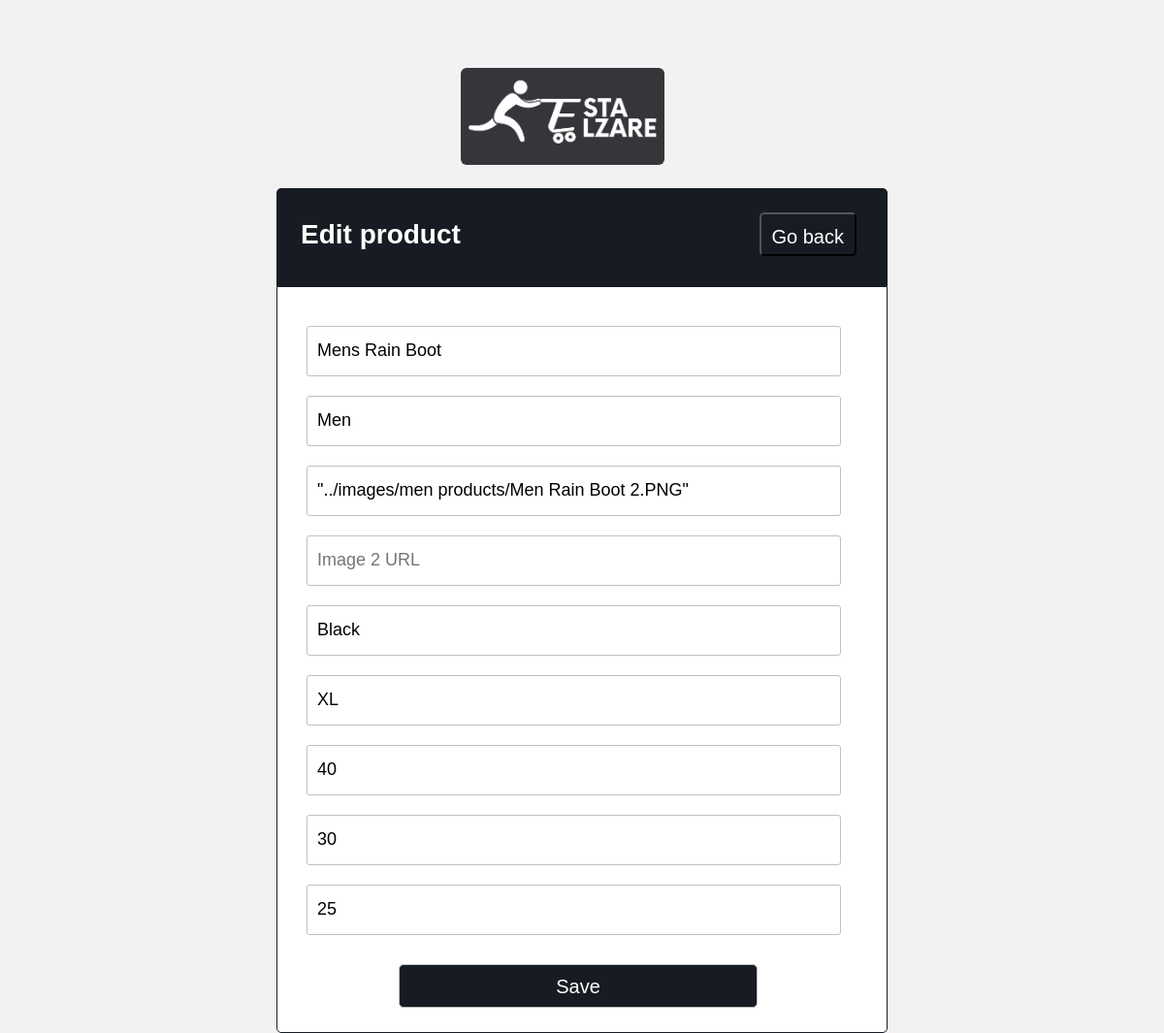
/elzareesta/php/editproduct.php?id=31, run on the app's committed database.
### tables this page shows
CREATE TABLE `product` (
  `productID` int(21) NOT NULL,
  `productName` text DEFAULT NULL,
  `categoryID` int(21) DEFAULT NULL,
  `color` varchar(15) NOT NULL,
  `size` varchar(5) NOT NULL,
  `price` int(6) DEFAULT NULL,
  `discountPrice` int(6) DEFAULT NULL,
  `discount` int(6) DEFAULT NULL,
  `rate` int(3) DEFAULT NULL,
  `img1` text NOT NULL
);

CREATE TABLE `category` (
  `categoryID` int(21) NOT NULL,
  `categoryName` text DEFAULT NULL,
  `description` text DEFAULT NULL
);

### elzareesta/php/editproduct.php (the view, shortened to what this page needs)
<?php
require("conn.php");
$sql = "select *from product where productID= ?;";
$statement = mysqli_stmt_init($conn);
if (!mysqli_stmt_prepare($statement,$sql)){
        echo "sql stmt failed";
    }else{
        mysqli_stmt_bind_param($statement, "i", $_GET['id']);
        mysqli_stmt_execute($statement);
        $result=mysqli_stmt_get_result($statement);
        $row=mysqli_fetch_assoc($result);
    }
$sql2 = "select categoryName from category where categoryID= ?;";
$statement2 = mysqli_stmt_init($conn);
if (!mysqli_stmt_prepare($statement2,$sql2)){
        echo "sql stmt failed";
    }else{
        mysqli_stmt_bind_param($statement2, "i", $row['categoryID']);
        mysqli_stmt_execute($statement2);
        $result=mysqli_stmt_get_result($statement2);
        $row2=mysqli_fetch_assoc($result);
    }
?>
<!DOCTYPE html>
<html lang="en">
<head>
	<link rel="stylesheet" href="../css/add.css">
	<link rel="stylesheet" href="https://use.fontawesome.com/releases/v5.6.3/css/all.css">
</head>
<body>
	<div class="center">
	<div class="logo"><a href="index.php"><img width="210px" src="../images/esta.jpg" alt=""></a></div>
	<div class="header">
	<div style="display:inline;" >Edit product</div>
	<a href="products.admin.php"><button class="goback">Go back</button></a>
    </div>
    <form action="editproduct.inc.php" method="POST">
        <input type="text" name="productname" value="<?=$row['productName']?>" placeholder="Product name">
        <input type="text" name="categoryname" value="<?= $row2['categoryName'] ?>" placeholder="Category name">
        <input type="text" name="img1" value='<?=(string)$row['img1']?>' placeholder="Image 1 URL">
        <input type="text" name="img2" value='<?=(string)$row['img2']?>' placeholder="Image 2 URL">
        <input type="text" name="color" value="<?=$row['color']?>" placeholder="Product color">
        <input type="text" name="size" value="<?=$row['size']?>" placeholder="Product size">
        <input type="text" name="price" value="<?=$row['price']?>" placeholder="Price in MAD">
        <input type="text" name="discountprice" value="<?=$row['discountPrice']?>" placeholder="Discount price in MAD">
        <input type="text" name="discount" value="<?=$row['discount']?>" placeholder="Discount in %">
        <input type="submit" value="Save">
    </form>
	</div>
</body>
</html>

### elzareesta/css/add.css (style rules this page uses)
body { margin: 0; padding: 0; background: #f2f2f2; height: 100vh; font-family: 'Noto Sans TC', sans-serif; }
.center { width: 630px; margin: 130px auto; margin-top: 70px; position: relative; }
.center .header { font-size: 28px; font-weight: bold; color: white; padding: 25px 0 30px 25px; background: #171c24; border-bottom: 1px solid #171c24; border-radius: 5px 5px 0 0; }
.center form { position: absolute; background: white; width: 100%; padding: 20px 10px 0 30px; box-sizing: border-box; border: 1px solid #171c24; border-radius: 0 0 5px 5px; }
form input { height: 50px; width: 90%; padding: 0 10px; border-radius: 3px; border: 1px solid silver; font-size: 18px; outline: none; }
form input[type="text"] { margin-top: 20px; }
form input[type='submit'] { margin-top: 30px; margin-bottom: 25px; margin-left: 95px; width: 370px; height: 45px; color: white; cursor: pointer; font-size: 20px; line-height: 45px; border-radius: 45px; border-radius: 5px; background: #171c24; }
.logo a img { border-radius: 6px; margin-left: 190px; margin-bottom: 20px; }

### elzareesta/php/editproduct.php (style rules this page uses)
.goback { margin-left:300px; width: 100px; height: 45px; color: white; cursor: pointer; font-size: 20px; line-height: 45px; border-radius: 45px; border-radius: 5px; background: #171c24; }
form input[type='submit'] { background: #171c24; }

### data on the page
product: productname "Mens Rain Boot", img1 "\"../images/men products/Men Rain Boot 2.PNG\"", color "Black", size "XL", price "40", discountprice "30", discount "25"
category: categoryname "Men"
